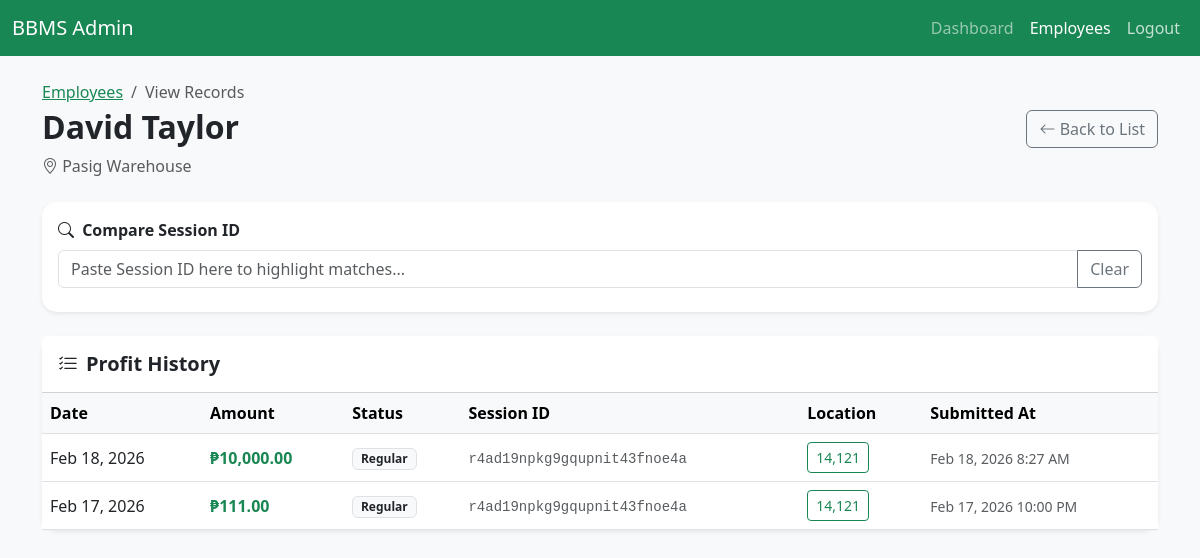
Screenshot of /view_employee_records.php?id=7 (signed in) with the database file from the repository.
### tables this page shows
CREATE TABLE `employees` (
  `id` int(11) NOT NULL,
  `name` varchar(255) NOT NULL,
  `assigned_place` varchar(255) DEFAULT NULL,
  `created_at` timestamp NOT NULL DEFAULT current_timestamp()
);

CREATE TABLE `profits` (
  `id` int(11) NOT NULL,
  `employee_id` int(11) DEFAULT NULL,
  `profit_date` date DEFAULT curdate(),
  `amount` decimal(10,2) NOT NULL,
  `is_training` tinyint(1) DEFAULT 0,
  `submitted_at` timestamp NOT NULL DEFAULT current_timestamp(),
  `status` varchar(50) DEFAULT 'Normal',
  `other_status_text` varchar(255) DEFAULT NULL,
  `session_id` varchar(255) DEFAULT NULL,
  `latitude` decimal(10,7) DEFAULT NULL,
  `longitude` decimal(10,7) DEFAULT NULL
);

### view_employee_records.php (the view, shortened to what this page needs)
<?php
require_once 'db.php';
$employee_id = $_GET['id'] ?? null;
$stmt = $pdo->prepare("SELECT * FROM employees WHERE id = ?");
$stmt->execute([$employee_id]);
$employee = $stmt->fetch();
$stmt = $pdo->prepare("
    SELECT * FROM profits
    WHERE employee_id = ?
    ORDER BY profit_date DESC, submitted_at DESC
");
$stmt->execute([$employee_id]);
$records = $stmt->fetchAll();
?>
<!DOCTYPE html>
<html lang="en">
<head>
    <link href="https://cdn.jsdelivr.net/npm/bootstrap@5.3.0/dist/css/bootstrap.min.css" rel="stylesheet">
    <link rel="stylesheet" href="https://cdn.jsdelivr.net/npm/bootstrap-icons@1.11.1/font/bootstrap-icons.css">
</head>
<body>
<nav class="navbar navbar-expand-lg navbar-dark bg-success">
    <div class="container-fluid">
        <a class="navbar-brand" href="dashboard.php">BBMS Admin</a>
        <div class="collapse navbar-collapse">
            <div class="navbar-nav ms-auto">
                <a class="nav-link" href="dashboard.php">Dashboard</a>
                <a class="nav-link active" href="manage_employees.php">Employees</a>
                <a class="nav-link text-white opacity-75" href="logout.php">Logout</a>
            </div>
        </div>
    </div>
</nav>
<div class="container mt-4">
    <div class="d-flex justify-content-between align-items-center mb-4">
        <div>
            <nav aria-label="breadcrumb">
                <ol class="breadcrumb mb-1">
                    <li class="breadcrumb-item"><a href="manage_employees.php" class="text-success">Employees</a></li>
                    <li class="breadcrumb-item active">View Records</li>
                </ol>
            </nav>
            <h2 class="fw-bold"><?php echo htmlspecialchars($employee['name']); ?></h2>
            <p class="text-muted mb-0"><i class="bi bi-geo-alt"></i> <?php echo htmlspecialchars($employee['assigned_place'] ?? 'No assigned place'); ?></p>
        </div>
        <a href="manage_employees.php" class="btn btn-outline-secondary">
            <i class="bi bi-arrow-left"></i> Back to List
        </a>
    </div>
    <div class="card shadow-sm mb-4">
        <div class="card-body">
            <label class="form-label fw-bold"><i class="bi bi-search me-1"></i> Compare Session ID</label>
            <div class="input-group">
                <input type="text" id="compareIdInput" class="form-control" placeholder="Paste Session ID here to highlight matches...">
                <button class="btn btn-outline-secondary" type="button" onclick="clearCompare()">Clear</button>
            </div>
        </div>
    </div>
    <div class="card shadow-sm">
        <div class="card-header bg-white py-3">
            <h5 class="mb-0 fw-bold"><i class="bi bi-list-check me-2"></i>Profit History</h5>
        </div>
        <div class="table-responsive">
            <table class="table table-hover align-middle mb-0">
                <thead class="table-light">
                    <tr>
                        <th>Date</th>
                        <th>Amount</th>
                        <th>Status</th>
                        <th>Session ID</th>
                        <th>Location</th>
                        <th>Submitted At</th>
                    </tr>
                </thead>
                <tbody>
                    <?php if (count($records) > 0): ?>
                        <?php foreach ($records as $row): ?>
                        <tr>
                            <td><?php echo date('M d, Y', strtotime($row['profit_date'])); ?></td>
                            <td class="fw-bold text-success">₱<?php echo number_format($row['amount'], 2); ?></td>
                            <td>
                                <span class="badge bg-light text-dark border">
                                    <?php
                                        echo htmlspecialchars($row['status']);
                                    ?>
                                </span>
                            </td>
                            <td>
                                <small class="text-muted font-monospace session-id-cell"><?php echo htmlspecialchars($row['session_id'] ?? 'N/A'); ?></small>
                            </td>
                            <td>
                                <?php
                                    $lat = $row['latitude'] ?? null;
                                    $lng = $row['longitude'] ?? null;
                                    $hasLoc = ($lat !== null && $lat !== '' && $lng !== null && $lng !== '');
                                    $label = $hasLoc ? (intval(round((float)$lat)) . ',' . intval(round((float)$lng))) : 'N/A';
                                ?>
                                <?php if ($hasLoc): ?>
                                    <button
                                        type="button"
                                        class="btn btn-sm btn-outline-success location-btn"
                                        data-lat="<?php echo htmlspecialchars((string)$lat); ?>"
                                        data-lng="<?php echo htmlspecialchars((string)$lng); ?>"
                                        data-bs-toggle="modal"
                                        data-bs-target="#locationModal"
                                    >
                                        <?php echo htmlspecialchars($label); ?>
                                    </button>
                                <?php else: ?>
                                    <small class="text-muted">N/A</small>
                                <?php endif; ?>
                            </td>
                            <td>
                                <small class="text-muted">
                                    <?php echo $row['submitted_at'] ? date('M d, Y g:i A', strtotime($row['submitted_at'])) : 'N/A'; ?>
                                </small>
                            </td>
                        </tr>
                        <?php endforeach; ?>
                    <?php else: ?>
                        <tr>
                            <td colspan="6" class="text-center py-4 text-muted">No records found for this employee.</td>
                        </tr>
                    <?php endif; ?>
                </tbody>
            </table>
        </div>
    </div>
</div>
</body>
</html>

### view_employee_records.php (style rules this page uses)
body { background-color: #f8f9fa; }
.card { border-radius: 15px; border: none; }

### rows the page displays
employees: name "David Taylor", assigned_place "Pasig Warehouse"
profits: profit_date "Feb 18, 2026", amount "10,000.00", status "Regular", session "r4ad19npkg9gqupnit43fnoe4a", label "14,121", submitted_at "Feb 18, 2026 8:27 AM"
profits: profit_date "Feb 17, 2026", amount "111.00", status "Regular", session "r4ad19npkg9gqupnit43fnoe4a", label "14,121", submitted_at "Feb 17, 2026 10:00 PM"
